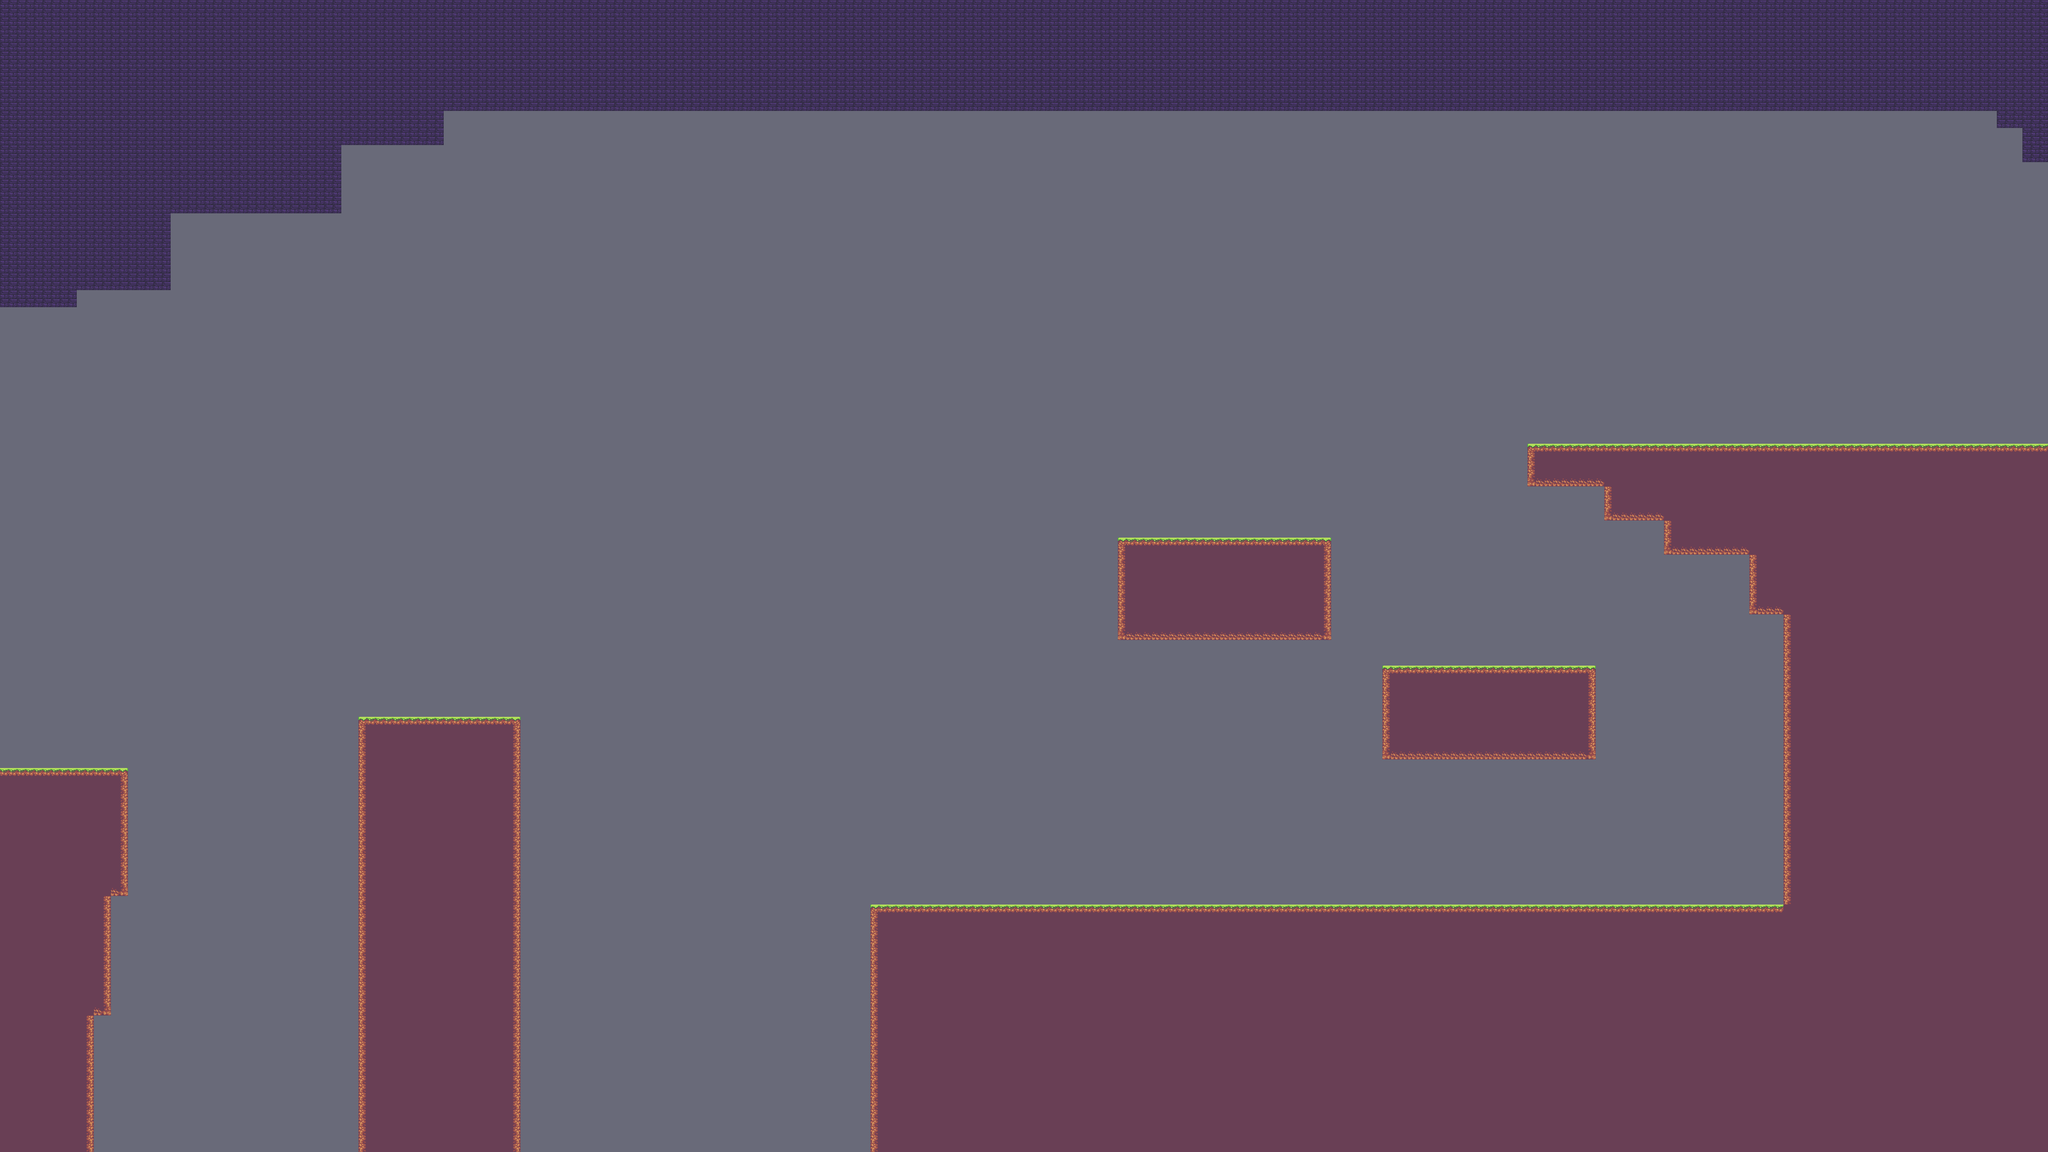

A 2D game scene composited from a Tiled map and its tileset images. What follows is a short description and the map's XML, with each tile layer's data collapsed to a summary:
An orthogonal 240x135 tile map with 16x16 px tiles, 2 tile layers (Floor_values, Floor), 3 tilesets.

<map version="1.4" tiledversion="1.4.2" orientation="orthogonal" renderorder="right-down" compressionlevel="0" width="240" height="135" tilewidth="16" tileheight="16" infinite="0" backgroundcolor="#696A79" nextlayerid="3" nextobjectid="1"><tileset firstgid="1" name="Floor_intgrid" tilewidth="16" tileheight="16" tilecount="6" columns="6" objectalignment="topleft" margin="0" spacing="0"><image source="Floor.intgrid.png" width="96" height="16" /></tileset><tileset firstgid="7" name="SunnyLand_by_Ansimuz_extended" tilewidth="16" tileheight="16" tilecount="483" columns="23" objectalignment="topleft" margin="0" spacing="0"><image source="../../Samples/LDtk to Unity/4.2.2/Sample/Samples/atlas/SunnyLand_by_Ansimuz-extended.png" width="368" height="336" /></tileset><tileset firstgid="490" name="Floor" tilewidth="16" tileheight="16" tilecount="6" columns="6" objectalignment="topleft"><image source="Floor.intgrid.png" width="96" height="16" /></tileset><layer id="1" name="Floor_values" width="240" height="135" opacity="1"><data>[32400 cells, 11991 non-empty, 2 distinct tile ids]</data></layer><layer id="2" name="Floor" width="240" height="135" opacity="1"><data>[32400 cells, 11991 non-empty, 10 distinct tile ids]</data></layer></map>
